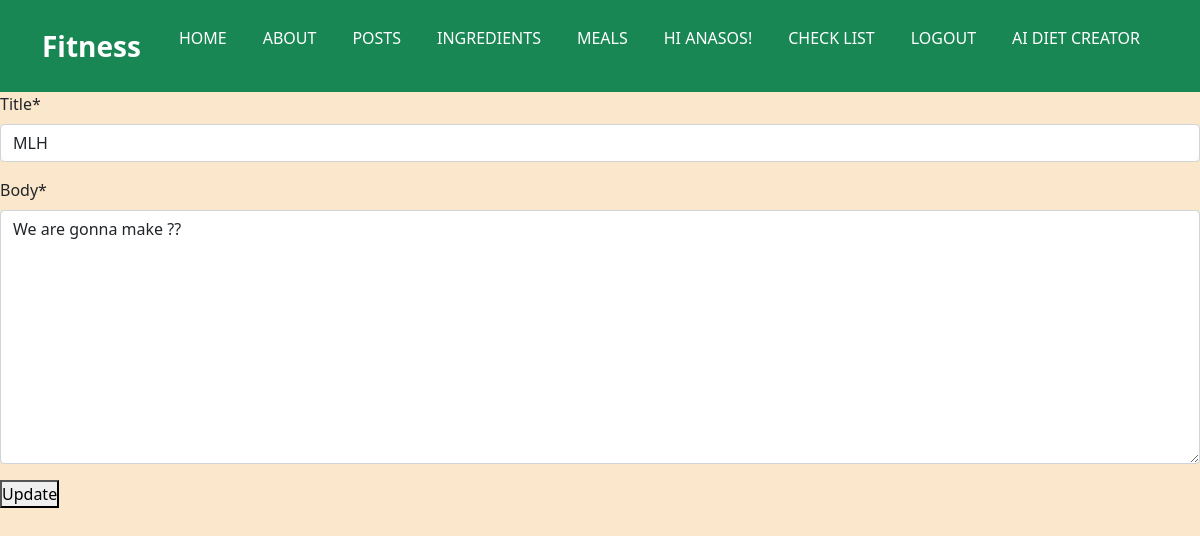
/posts/4/edit/ (signed in), run on the app's committed database.
### accounts/models.py (models this page shows)
class Hero(AbstractUser):
    name = models.CharField(max_length=200, null=True)
    height = models.DecimalField(decimal_places=2, max_digits=5,null=True, blank=True)
    weight = models.DecimalField(decimal_places=2, max_digits=5,null=True, blank=True)
    bmi = models.DecimalField(decimal_places=2, max_digits=5, null=True, blank=True)
    points = models.PositiveIntegerField(null=True, blank=True)
    Breakfast = models.BooleanField(null=True, blank=True)
    Dinner = models.BooleanField(null=True, blank=True)
    Lunch = models.BooleanField(null=True, blank=True)
    Workouthome = models.BooleanField(null=True, blank=True)
    Run = models.BooleanField(null=True, blank=True)
    SleepEarly = models.BooleanField(null=True, blank=True)
    WakeEarly = models.BooleanField(null=True, blank=True)
    Gym = models.BooleanField(null=True, blank=True)

### posts/models.py (models this page shows, shortened)
class Post(models.Model):
    title = models.CharField(max_length=150)
    body = models.TextField()
    published_date = models.DateTimeField(auto_now_add=True)
    thumb = models.ImageField(blank=True, null=True)
    author = models.ForeignKey(model, on_delete=models.PROTECT)
    edited_date = models.DateTimeField(null=True)

### posts/views.py (the view, shortened to what this page needs)
# urls.py: path('<int:pk>/edit/', UpdatePost.as_view(), name='update_post'),
class UpdatePost(LoginRequiredMixin, UserPassesTestMixin, UpdateView):
    model = Post
    template_name = "posts/update_post.html"
    fields = ('title', 'body',)
    def test_func(self):
        obj = self.get_object()
        return obj.author == self.request.user

### posts/templates/posts/update_post.html (shortened to what this page needs)
{% extends 'base.html' %}
{% load crispy_forms_tags %}
{% block content %}
<form method="post">
    {{form | crispy}}
    <button type="submit">Update</button>
</form>
{% endblock content %}

### templates/base.html (shortened to what this page needs)
{% load static %}
<!DOCTYPE html>
<html lang="en">
<head>
    <link rel="stylesheet" href="{% static 'style.css' %}">
    <link href="https://cdn.jsdelivr.net/npm/bootstrap@5.0.2/dist/css/bootstrap.min.css" rel="stylesheet">
</head>
<body style="background-color: rgba(251, 231, 204, 0.994);">
      <nav class="navbar navbar-expand-lg navbar-light bg-success">
        <div class="container">
          <a class="navbar-brand text-white fs-3 fw-bold" href="#">Fitness</a>
          <div class="collapse navbar-collapse" id="navbarSupportedContent">
            <ul class="navbar-nav  ms-auto mb-2 mb-lg-0 text-uppercase">
              <li class="nav-item">
                <a class="nav-link text-white" aria-current="page" href="{% url 'home' %}">Home</a>
              </li>
              <li class="nav-item">
                <a class="nav-link text-white" aria-current="page" href="{% url 'about' %}">About</a>
              </li>
              <li class="nav-item">
                <a class="nav-link text-white" aria-current="page" href="{% url 'posts:posts_list' %}">posts</a>
              </li>
              <li class="nav-item">
                <a class="nav-link text-white" aria-current="page" href="{% url 'list' %}">Ingredients</a>
              </li>
              <li class="nav-item">
                <a class="nav-link text-white" aria-current="page" href="{% url 'meals' %}">Meals</a>
              </li>
              {% if user.is_authenticated %}
              <li class="nav-item">
                <a class="nav-link text-white" aria-current="page"><p style="cursor: pointer;">Hi {{ user.username }}!</p></a>
              </li>
              <li class="nav-item">
                <a class="nav-link text-white" aria-current="page" href="{% url 'check' user.id %}">Check List</a>
              </li>
              <li class="nav-item">
                <a class="nav-link text-white" aria-current="page" href="{% url 'logout' %}">logout</a>
              </li>
              <li class="nav-item">
                <a class="nav-link text-white" aria-current="page" href="http://localhost:8501/">AI Diet Creator</a>
              </li>
              {% endif %}
            </ul>
          </div>
        </div>
      </nav>
    {% block content %}
    {% endblock content %}
</body>
</html>

### static/style.css (style rules this page uses)
* { padding: 0; margin: 0; box-sizing: border-box; scroll-behavior: smooth; }
body { background-color: antiquewhite; }
.navbar-light .navbar-nav .nav-link { color: #FFF; }
.nav-item { margin: 10px ; }
.nav-link { position: relative; }
.nav-link::after { content: ""; width: 0px; height: 3px; background-color: rgb(187, 16, 16); position: absolute; left: 10px; bottom: 0; transition: width 1s; }

### data on the page
Hero: username "ANASOS"
Post: title "MLH", body "We are gonna make ??"
